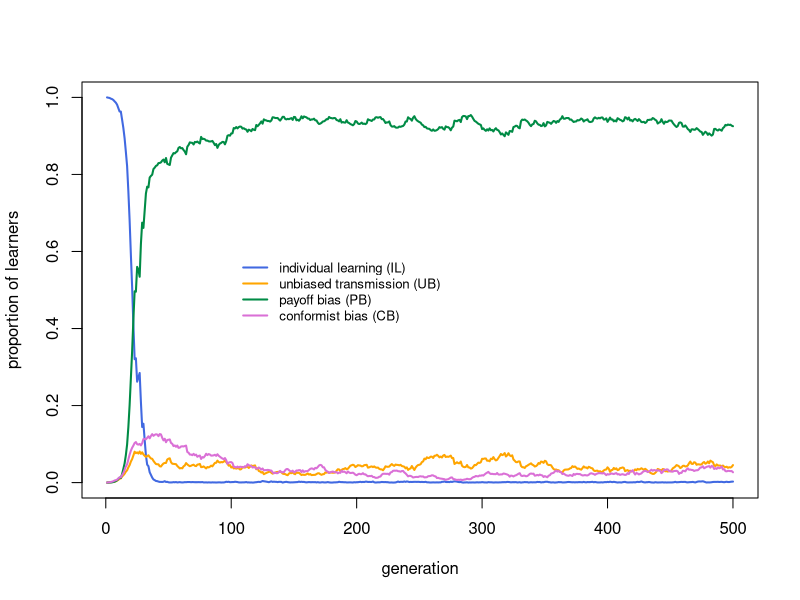
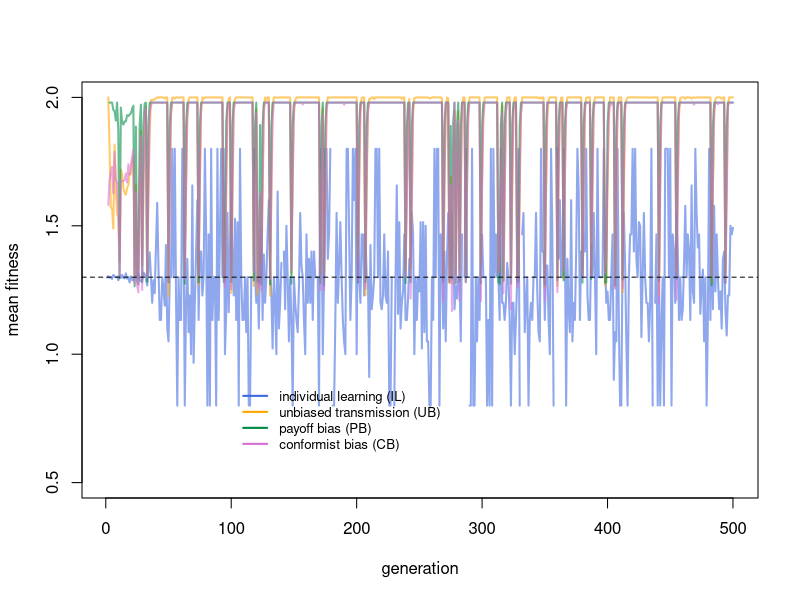
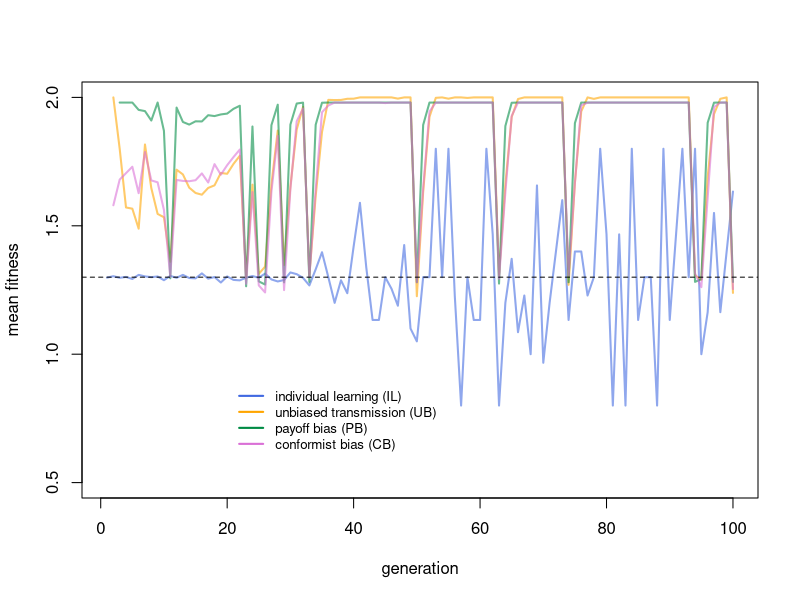
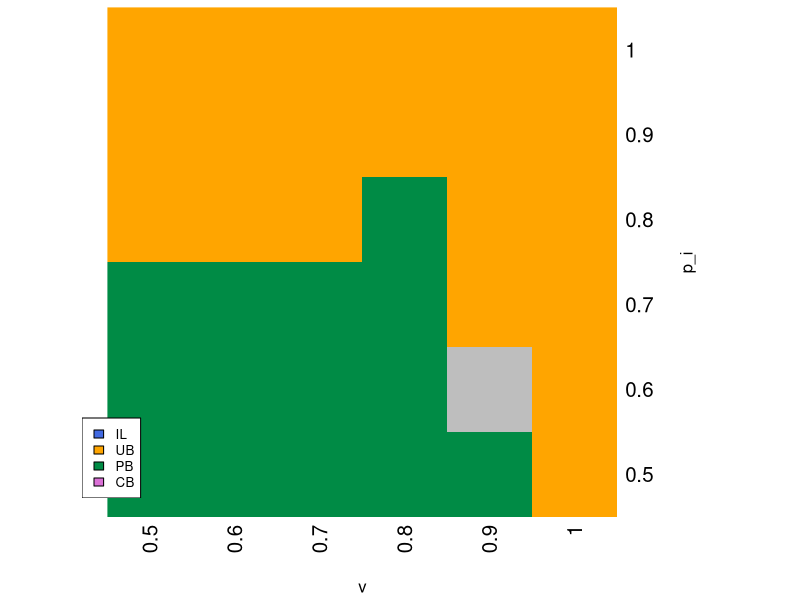

Recreate these plots in R, in order. (Note: a time limit stopped this script after it produced the figures.)
## ---- chunk 1

N <- 1000

# create agents, initially all individual learners
agent <- data.frame(learning = rep("IL", N), 
                    behaviour = rep(NA, N), 
                    fitness = rep(NA, N))

head(agent)

## ---- chunk 2

t_max <- 500

# keep track of freq and fitnesses of each type
output <- data.frame(ILfreq = rep(NA, t_max),
                     UBfreq = rep(NA, t_max),
                     PBfreq = rep(NA, t_max),
                     CBfreq = rep(NA, t_max),
                     ILfitness = rep(NA, t_max),
                     UBfitness = rep(NA, t_max),
                     PBfitness = rep(NA, t_max),
                     CBfitness = rep(NA, t_max))

head(output)

## ---- chunk 3

t <- 1
p_i <- 0.5
b <- 1
c_i <- 0.2

#individual learning for ILs
agent$behaviour[agent$learning == "IL"] <- sample(c(1,0), 
                                                  sum(agent$learning == "IL"), 
                                                  replace = TRUE, 
                                                  prob = c(p_i, 1 - p_i))

# get fitnesses
agent$fitness <- ifelse(agent$behaviour, 1 + b, 1)
agent$fitness[agent$learning == "IL"] <- agent$fitness[agent$learning == "IL"] - c_i

head(agent)
    
## ---- chunk 4

# record frequencies and fitnesses
output$ILfreq[t] <- sum(agent$learning == "IL") / N
output$UBfreq[t] <- sum(agent$learning == "UB") / N
output$PBfreq[t] <- sum(agent$learning == "PB") / N
output$CBfreq[t] <- sum(agent$learning == "CB") / N
output$ILfitness[t] <- mean(agent$fitness[agent$learning == "IL"])
output$UBfitness[t] <- mean(agent$fitness[agent$learning == "UB"])
output$PBfitness[t] <- mean(agent$fitness[agent$learning == "PB"])
output$CBfitness[t] <- mean(agent$fitness[agent$learning == "CB"])

head(output)

## ---- chunk 5

mu <- 0.5

# mutation
mutate <- runif(N) < mu
IL_mutate <- agent$learning == "IL" & mutate
UB_mutate <- agent$learning == "UB" & mutate
PB_mutate <- agent$learning == "PB" & mutate
CB_mutate <- agent$learning == "CB" & mutate

agent$learning[IL_mutate] <- sample(c("UB","PB","CB"), sum(IL_mutate), replace = TRUE)
agent$learning[UB_mutate] <- sample(c("IL","PB","CB"), sum(UB_mutate), replace = TRUE)
agent$learning[PB_mutate] <- sample(c("IL","UB","CB"), sum(PB_mutate), replace = TRUE)
agent$learning[CB_mutate] <- sample(c("IL","UB","PB"), sum(CB_mutate), replace = TRUE)

head(agent[,1:2], 10)

## ---- chunk 6

t <- 2

# 1. store previous timestep agent
previous_agent <- agent

# 2. individual learning for ILs
agent$behaviour[agent$learning == "IL"] <- sample(c(1,0), 
                                                  sum(agent$learning == "IL"), 
                                                  replace = TRUE, 
                                                  prob = c(p_i, 1 - p_i))
    
## ---- chunk 7

v <- 0.9

# 3. social learning for critical learners
    
# if environment has changed, all social learners have incorrect beh
if (v < runif(1)) {
  
  agent$behaviour[agent$learning != "IL"] <- 0 # incorrect
  
} else {
  
  # social learning code
  
}

## ---- chunk 8

n <- 3

# create matrix for holding n demonstrators for N agents
# fill with randomly selected agents from previous gen
dems <- matrix(data = sample(previous_agent$behaviour, N*n, replace = TRUE),
               nrow = N, ncol = n)

head(dems)

## ---- chunk 9

# proportion correct before social learning
mean(agent$behaviour[agent$learning == "UB"])

# for UBs, copy the behaviour of the 1st dem in dems
agent$behaviour[agent$learning == "UB" & dems[,1]] <- 1 # correct
agent$behaviour[agent$learning == "UB" & !dems[,1]] <- 0 # incorrect

# proportion correct after social learning
mean(agent$behaviour[agent$learning == "UB"])

## ---- chunk 10

# proportion correct before social learning
mean(agent$behaviour[agent$learning == "PB"])

# for PB, copy correct if at least one of dems is correct
agent$behaviour[agent$learning == "PB" & rowSums(dems) > 0] <- 1 # correct
agent$behaviour[agent$learning == "PB" & rowSums(dems) == 0] <- 0 # incorrect

# proportion correct after social learning
mean(agent$behaviour[agent$learning == "PB"])

## ---- chunk 11

f <- 3

# proportion correct before social learning
mean(agent$behaviour[agent$learning == "CB"])

# for CB, copy majority behaviour according to parameter f
copy_probs <- rowSums(dems)^f / (rowSums(dems)^f + (n - rowSums(dems))^f)
probs <- runif(N)
agent$behaviour[agent$learning == "CB" & probs < copy_probs] <- 1 # correct
agent$behaviour[agent$learning == "CB" & probs >= copy_probs] <- 0 # incorrect

# proportion correct after social learning
mean(agent$behaviour[agent$learning == "CB"])

## ---- chunk 12

# 4. incorrect social learners engage in individual learning
incorrect_SL <- agent$learning != "IL" & agent$behaviour == 0

agent$behaviour[incorrect_SL] <- sample(c(1,0),
                                        sum(incorrect_SL),
                                        replace = TRUE,
                                        prob = c(p_i, 1-p_i))
    
## ---- chunk 13

c_p <- 0.02
c_c <- 0.02

# 5. calculate fitnesses
    
# all correct agents get bonus b
agent$fitness <- ifelse(agent$behaviour, 1 + b, 1)  

# costs of learning
agent$fitness[agent$learning == "IL"] <- agent$fitness[agent$learning == "IL"] - c_i
agent$fitness[agent$learning == "PB"] <- agent$fitness[agent$learning == "PB"] - c_p
agent$fitness[agent$learning == "CB"] <- agent$fitness[agent$learning == "CB"] - c_c
agent$fitness[incorrect_SL] <- agent$fitness[incorrect_SL] - c_i

head(agent, 10)
    
## ---- chunk 14

# 6. record frequencies and fitnesses of each type
output$ILfreq[t] <- sum(agent$learning == "IL") / N
output$UBfreq[t] <- sum(agent$learning == "UB") / N
output$PBfreq[t] <- sum(agent$learning == "PB") / N
output$CBfreq[t] <- sum(agent$learning == "CB") / N
output$ILfitness[t] <- mean(agent$fitness[agent$learning == "IL"])
output$UBfitness[t] <- mean(agent$fitness[agent$learning == "UB"])
output$PBfitness[t] <- mean(agent$fitness[agent$learning == "PB"])
output$CBfitness[t] <- mean(agent$fitness[agent$learning == "CB"])

head(output)
    
## ---- chunk 15

# before selection
table(agent$learning)/N

 # 7. selection and reproduction
relative_fitness <- agent$fitness / sum(agent$fitness)

agent$learning <- sample(agent$learning,
                         N,
                         prob = relative_fitness,
                         replace = TRUE)

# after selection
table(agent$learning)/N
    
## ---- chunk 16

# 8. mutation
mutate <- runif(N) < mu
IL_mutate <- agent$learning == "IL" & mutate
UB_mutate <- agent$learning == "UB" & mutate
PB_mutate <- agent$learning == "PB" & mutate
CB_mutate <- agent$learning == "CB" & mutate

agent$learning[IL_mutate] <- sample(c("UB","PB","CB"), sum(IL_mutate), replace = TRUE)
agent$learning[UB_mutate] <- sample(c("IL","PB","CB"), sum(UB_mutate), replace = TRUE)
agent$learning[PB_mutate] <- sample(c("IL","UB","CB"), sum(PB_mutate), replace = TRUE)
agent$learning[CB_mutate] <- sample(c("IL","UB","PB"), sum(CB_mutate), replace = TRUE)
    
## ---- chunk 17

SLStemporal <- function(N=5000, t_max=500, p_i=0.5, b=1, c_i=0.2, mu=0.001, v=0.9,
                        n=3, f=3, c_c=0.02, c_p=0.02) {
  
  # create agents, initially all individual learners
  agent <- data.frame(learning = rep("IL", N), 
                      behaviour = rep(NA, N), 
                      fitness = rep(NA, N))
  
  # keep track of freq and fitnesses of each type
  output <- data.frame(ILfreq = rep(NA, t_max),
                       UBfreq = rep(NA, t_max),
                       PBfreq = rep(NA, t_max),
                       CBfreq = rep(NA, t_max),
                       ILfitness = rep(NA, t_max),
                       UBfitness = rep(NA, t_max),
                       PBfitness = rep(NA, t_max),
                       CBfitness = rep(NA, t_max))
  
  # start timestep loop
  for (t in 1:t_max) {
    
    # 1. store previous timestep agent
    previous_agent <- agent
    
    # 2. individual learning for ILs
    agent$behaviour[agent$learning == "IL"] <- sample(c(1,0), 
                                                      sum(agent$learning == "IL"), 
                                                      replace = TRUE, 
                                                      prob = c(p_i, 1 - p_i))
    
    # 3. social learning for critical learners
    
    # if environment has changed, all social learners have incorrect beh
    if (v < runif(1)) {
      
      agent$behaviour[agent$learning != "IL"] <- 0 # incorrect
      
    } else {
      
      # otherwise create matrix for holding n demonstrators for N agents
      # fill with randomly selected agents from previous gen
      dems <- matrix(data = sample(previous_agent$behaviour, N*n, replace = TRUE),
                     nrow = N, ncol = n)
      
      # for UBs, copy the behaviour of the 1st dem in dems
      agent$behaviour[agent$learning == "UB" & dems[,1]] <- 1 # correct
      agent$behaviour[agent$learning == "UB" & !dems[,1]] <- 0 # incorrect
      
      # for PB, copy correct if at least one of dems is correct
      agent$behaviour[agent$learning == "PB" & rowSums(dems) > 0] <- 1 # correct
      agent$behaviour[agent$learning == "PB" & rowSums(dems) == 0] <- 0 # incorrect
      
      # for CB, copy majority behaviour according to parameter f
      copy_probs <- rowSums(dems)^f / (rowSums(dems)^f + (n - rowSums(dems))^f)
      probs <- runif(N)
      agent$behaviour[agent$learning == "CB" & probs < copy_probs] <- 1 # correct
      agent$behaviour[agent$learning == "CB" & probs >= copy_probs] <- 0 # incorrect
      
    }
    
    # 4. incorrect social learners engage in individual learning
    incorrect_SL <- agent$learning != "IL" & agent$behaviour == 0
    
    agent$behaviour[incorrect_SL] <- sample(c(1,0),
                                            sum(incorrect_SL),
                                            replace = TRUE,
                                            prob = c(p_i, 1-p_i))
    
    # 5. calculate fitnesses
    
    # all correct agents get bonus b
    agent$fitness <- ifelse(agent$behaviour, 1 + b, 1)  
    
    # costs of learning
    agent$fitness[agent$learning == "IL"] <- agent$fitness[agent$learning == "IL"] - c_i
    agent$fitness[agent$learning == "PB"] <- agent$fitness[agent$learning == "PB"] - c_p
    agent$fitness[agent$learning == "CB"] <- agent$fitness[agent$learning == "CB"] - c_c
    agent$fitness[incorrect_SL] <- agent$fitness[incorrect_SL] - c_i
    
    # 6. record frequencies and fitnesses of each type
    output$ILfreq[t] <- sum(agent$learning == "IL") / N
    output$UBfreq[t] <- sum(agent$learning == "UB") / N
    output$PBfreq[t] <- sum(agent$learning == "PB") / N
    output$CBfreq[t] <- sum(agent$learning == "CB") / N
    output$ILfitness[t] <- mean(agent$fitness[agent$learning == "IL"])
    output$UBfitness[t] <- mean(agent$fitness[agent$learning == "UB"])
    output$PBfitness[t] <- mean(agent$fitness[agent$learning == "PB"])
    output$CBfitness[t] <- mean(agent$fitness[agent$learning == "CB"])
    
    # 7. selection and reproduction
    relative_fitness <- agent$fitness / sum(agent$fitness)
    
    agent$learning <- sample(agent$learning,
                             N,
                             prob = relative_fitness,
                             replace = TRUE)
    
    # 8. mutation
    mutate <- runif(N) < mu
    IL_mutate <- agent$learning == "IL" & mutate
    UB_mutate <- agent$learning == "UB" & mutate
    PB_mutate <- agent$learning == "PB" & mutate
    CB_mutate <- agent$learning == "CB" & mutate
    
    agent$learning[IL_mutate] <- sample(c("UB","PB","CB"), sum(IL_mutate), replace = TRUE)
    agent$learning[UB_mutate] <- sample(c("IL","PB","CB"), sum(UB_mutate), replace = TRUE)
    agent$learning[PB_mutate] <- sample(c("IL","UB","CB"), sum(PB_mutate), replace = TRUE)
    agent$learning[CB_mutate] <- sample(c("IL","UB","PB"), sum(CB_mutate), replace = TRUE)
    
  }
  
  # add predicted IL fitness to output and export
  output$predictedILfitness <- 1 + b*p_i - c_i
  output
  
}


## ---- chunk 18

SLSfreqplot <- function(output) {
  
  plot(output$ILfreq,
       type = 'l',
       lwd = 2,
       col = "royalblue",
       ylim = c(0,1),
       ylab = "proportion of learners",
       xlab = "generation")
  
  lines(output$UBfreq,
        type = 'l',
        lwd = 2,
        col = "orange")
  
  lines(output$PBfreq,
        type = 'l',
        lwd = 2,
        col = "springgreen4")
  
  lines(output$CBfreq,
        type = 'l',
        lwd = 2,
        col = "orchid")
  
  legend(x = nrow(output)/5, y = 0.6,
         legend = c("individual learning (IL)", 
                    "unbiased transmission (UB)", 
                    "payoff bias (PB)", 
                    "conformist bias (CB)"),
         col = c("royalblue", "orange", "springgreen4","orchid"),
         lty = 1,
         lwd = 2,
         bty = "n",
         cex = 0.8)
  
}

SLSfitnessplot <- function(output) {
  
  alpha = 150
    
  plot(output$ILfitness,
       type = 'l',
       lwd = 2,
       col = rgb(65,105,225,max=255,alpha), # royalblue
       ylim = c(0.5,2),
       ylab = "mean fitness",
       xlab = "generation")
  
  lines(output$UBfitness,
        type = 'l',
        lwd = 2,
        col = rgb(255,165,0,max=255,alpha)) # orange
  
  lines(output$PBfitness,
        type = 'l',
        lwd = 2,
        col = rgb(0,139,69,max=255,alpha)) # springgreen4
  
  lines(output$CBfitness,
        type = 'l',
        lwd = 2,
        col = rgb(218,112,214,max=255,alpha)) # orchid
  
  legend(x = nrow(output)/5, y = 0.9,
         legend = c("individual learning (IL)", 
                    "unbiased transmission (UB)", 
                    "payoff bias (PB)", 
                    "conformist bias (CB)"),
         col = c("royalblue", "orange", "springgreen4","orchid"),
         lty = 1,
         lwd = 2,
         bty = "n",
         cex = 0.8)
  
  abline(h = output$predictedILfitness[1],
         lty = 2)
  
}

## ---- chunk 19

data_model19a <- SLStemporal()

SLSfreqplot(data_model19a)

## ---- chunk 20

SLSfitnessplot(data_model19a)

## ---- chunk 21

SLSfitnessplot(data_model19a[1:100, ])

## ---- chunk 22

SLStemporalheatmap <- function(parameters, cutoff = 0.6,
                               N = 1000, t_max = 1000, p_i=0.5, b=1, c_i=0.2, mu=0.001, 
                               v=0.9, n=3, f=3, c_c=0.02, c_p=0.02) {
  
  # for brevity
  p <- parameters
  
  # list of default arguments
  arguments <- data.frame(N, t_max, p_i, b, c_i, mu, v,
                          n, f, c_c, c_p)
  
  # for modifying later on
  p1_pos <- which(names(arguments) == names(p[1])) # position of p1 in arguments
  p2_pos <- which(names(arguments) == names(p[2])) # position of p2 in arguments
  
  # matrix to hold winning strategies
  # 0=none,1=IL,2=UB,3=PB,4=CB
  strategy <- matrix(nrow = length(p[[1]]),
                     ncol = length(p[[2]]))

  for (p1 in p[[1]]) {
    
    for (p2 in p[[2]]) {
      
      # set this run's parameter values
      arguments[p1_pos] <- p1
      arguments[p2_pos] <- p2
      
      # run the model
      output <- SLStemporal(as.numeric(arguments[1]),
                            as.numeric(arguments[2]),
                            as.numeric(arguments[3]),
                            as.numeric(arguments[4]),
                            as.numeric(arguments[5]),
                            as.numeric(arguments[6]),
                            as.numeric(arguments[7]),
                            as.numeric(arguments[8]),
                            as.numeric(arguments[9]),
                            as.numeric(arguments[10]),
                            as.numeric(arguments[11]))
    
      # record which strategy has frequency above cutoff; if none, set to zero
      if (length(which(output[nrow(output),1:4] > cutoff) > 0)) {
        strategy[which(p[[1]] == p1), which(p[[2]] == p2)] <- 
          which(output[nrow(output),1:4] > cutoff)
      } else {
        strategy[which(p[[1]] == p1), which(p[[2]] == p2)] <- 0
      }
  
    }
    
  }
       
  # draw heatmap from strategy
  heatmap(strategy, 
          Rowv = NA, 
          Colv = NA, 
          labRow = p[[1]],
          labCol = p[[2]], 
          col = c("grey","royalblue","orange","springgreen4","orchid"),
          breaks = c(-.5,0.5,1.5,2.5,3.5,4.5),
          scale = "none",
          ylab = names(p[1]),
          xlab = names(p[2]))
  legend("bottomleft",
         legend = c("IL", "UB", "PB", "CB"),
         fill = c("royalblue", "orange", "springgreen4","orchid"),
         cex = 0.8,
         bg = "white")
  
  # export strategy
  strategy
  
}

## ---- chunk 23

parameters <- list(p_i = seq(0.5,1,0.1), v = seq(0.5,1,0.1))

strategy <- SLStemporalheatmap(parameters)

## ---- chunk 24

parameters <- list(c_c = c(0,0.001,0.005,0.01,0.05,0.1), 
                   c_p = c(0,0.001,0.005,0.01,0.05,0.1))

strategy <- SLStemporalheatmap(parameters)

## ---- chunk 25

parameters <- list(n = c(1,3,5,7,9), f = c(1,2,3,5,10))

strategy <- SLStemporalheatmap(parameters, c_p = 0.1, c_c = 0.01)

## ---- chunk 26

N <- 100
G <- 5
t_max <- 100

# create agents, initially all individual learners
agent <- data.frame(group = rep(1:G, each = N),
                    learning = rep("IL", N*G), 
                    behaviour = rep(NA, N*G), # this is now 1,2...G
                    fitness = rep(NA, N*G))

# keep track of freq and fitnesses of each type
output <- data.frame(ILfreq = rep(NA, t_max),
                     UBfreq = rep(NA, t_max),
                     PBfreq = rep(NA, t_max),
                     CBfreq = rep(NA, t_max),
                     ILfitness = rep(NA, t_max),
                     UBfitness = rep(NA, t_max),
                     PBfitness = rep(NA, t_max),
                     CBfitness = rep(NA, t_max))

## ---- chunk 27

t <- 1
p_i <- 0.5
b <- 1
c_i <- 0.2
mu <- 0.5

# individual learning for ILs

# for each group, acquire correct group beh with prob p_i, otherwise random other
for (g in 1:G) {
  
  ingroup <- agent$learning == "IL" & agent$group == g
  
  agent$behaviour[ingroup] <- sample(c(g,(1:G)[-g]), 
                                     sum(ingroup), 
                                     replace = TRUE, 
                                     prob = c(p_i, rep((1-p_i)/(G-1), G-1)))
  
}

# get fitnesses
agent$fitness <- ifelse(agent$behaviour == agent$group, 1 + b, 1)  
agent$fitness[agent$learning == "IL"] <- agent$fitness[agent$learning == "IL"] - c_i

head(agent)

# record frequencies and fitnesses of each type
output$ILfreq[t] <- sum(agent$learning == "IL") / (N*G)
output$UBfreq[t] <- sum(agent$learning == "UB") / (N*G)
output$PBfreq[t] <- sum(agent$learning == "PB") / (N*G)
output$CBfreq[t] <- sum(agent$learning == "CB") / (N*G)
output$ILfitness[t] <- mean(agent$fitness[agent$learning == "IL"])
output$UBfitness[t] <- mean(agent$fitness[agent$learning == "UB"])
output$PBfitness[t] <- mean(agent$fitness[agent$learning == "PB"])
output$CBfitness[t] <- mean(agent$fitness[agent$learning == "CB"])

head(output)

# mutation
mutate <- runif(N) < mu
IL_mutate <- agent$learning == "IL" & mutate
UB_mutate <- agent$learning == "UB" & mutate
PB_mutate <- agent$learning == "PB" & mutate
CB_mutate <- agent$learning == "CB" & mutate

agent$learning[IL_mutate] <- sample(c("UB","PB","CB"), sum(IL_mutate), replace = TRUE)
agent$learning[UB_mutate] <- sample(c("IL","PB","CB"), sum(UB_mutate), replace = TRUE)
agent$learning[PB_mutate] <- sample(c("IL","UB","CB"), sum(PB_mutate), replace = TRUE)
agent$learning[CB_mutate] <- sample(c("IL","UB","PB"), sum(CB_mutate), replace = TRUE)

## ---- chunk 28

t <- 2

# 1. store previous timestep agent
previous_agent <- agent

# 2. individual learning for ILs
  
# for each group, acquire correct group beh with prob p_i, otherwise random other
for (g in 1:G) {
  
  ingroup <- agent$learning == "IL" & agent$group == g
  
  agent$behaviour[ingroup] <- sample(c(g,(1:G)[-g]), 
                                     sum(ingroup), 
                                     replace = TRUE, 
                                     prob = c(p_i, rep((1-p_i)/(G-1), G-1)))
  
}

## ---- chunk 29

n <- 3

# 3. social learning for critical learners

# select group-specific demonstrators
dems <- NULL

# cycle through each group
for (g in 1:G) {
  
  ingroup <- agent$group == g
  
  dems <- rbind(dems,
                matrix(data = sample(previous_agent$behaviour[ingroup], N*n, replace = TRUE),
                       nrow = N, ncol = n))
  
}

head(dems)

## ---- chunk 30

# proportion correct before social learning
mean(agent$behaviour[agent$learning == "UB"] == agent$group[agent$learning == "UB"])

# for UBs, copy the behaviour of the 1st dem in dems
agent$behaviour[agent$learning == "UB"] <- dems[agent$learning == "UB", 1]

# proportion correct after social learning
mean(agent$behaviour[agent$learning == "UB"] == agent$group[agent$learning == "UB"])

## ---- chunk 31

# proportion correct before social learning
mean(agent$behaviour[agent$learning == "PB"] == agent$group[agent$learning == "PB"])

# for PB, copy correct if at least one of dems is correct

PB_correct <- agent$learning == "PB" & rowSums(dems == agent$group) > 0
PB_incorrect <- agent$learning == "PB" & rowSums(dems == agent$group) == 0

agent$behaviour[PB_correct] <- agent$group[PB_correct]
agent$behaviour[PB_incorrect] <- dems[PB_incorrect, 1]


# proportion correct after social learning
mean(agent$behaviour[agent$learning == "PB"] == agent$group[agent$learning == "PB"])

## ---- chunk 32

f <- 3

# proportion correct before social learning
mean(agent$behaviour[agent$learning == "CB"] == agent$group[agent$learning == "CB"])

# for CB, copy majority behaviour according to parameter f
    
# get number of times each trait appears in n dems for each agent
counts <- matrix(nrow = N*G, ncol = G)
for (g in 1:G) counts[,g] <- rowSums(dems == g)

# get copy probs based on counts and f
copy_probs <- matrix(nrow = N*G, ncol = G)
for (g in 1:G) copy_probs[,g] <- rowSums(dems == g)^f / rowSums(counts^f)

# pick a trait based on copy_probs
CB_beh <- apply(copy_probs, 1, function(x) sample(1:G, 1, prob = x))

# CB agents copy the trait
agent$behaviour[agent$learning == "CB"] <- CB_beh[agent$learning == "CB"]


# proportion correct after social learning
mean(agent$behaviour[agent$learning == "CB"] == agent$group[agent$learning == "CB"])

## ---- chunk 33

c_c <- 0.02
c_p <- 0.02

# 4. incorrect social learners engage in individual learning
incorrect_SL <- agent$learning != "IL" & agent$behaviour != agent$group

for (g in 1:G) {
  
  ingroup <- incorrect_SL & agent$group == g
  
  agent$behaviour[ingroup] <- sample(c(g,(1:G)[-g]), 
                                     sum(ingroup), 
                                     replace = TRUE, 
                                     prob = c(p_i, rep((1-p_i)/(G-1), G-1)))
  
}

# 5. calculate fitnesses

# all correct agents get bonus b
agent$fitness <- ifelse(agent$behaviour == agent$group, 1 + b, 1)  

# costs of learning
agent$fitness[agent$learning == "IL"] <- agent$fitness[agent$learning == "IL"] - c_i
agent$fitness[agent$learning == "PB"] <- agent$fitness[agent$learning == "PB"] - c_p
agent$fitness[agent$learning == "CB"] <- agent$fitness[agent$learning == "CB"] - c_c
agent$fitness[incorrect_SL] <- agent$fitness[incorrect_SL] - c_i

# 6. record frequencies and fitnesses of each type
output$ILfreq[t] <- sum(agent$learning == "IL") / (N*G)
output$UBfreq[t] <- sum(agent$learning == "UB") / (N*G)
output$PBfreq[t] <- sum(agent$learning == "PB") / (N*G)
output$CBfreq[t] <- sum(agent$learning == "CB") / (N*G)
output$ILfitness[t] <- mean(agent$fitness[agent$learning == "IL"])
output$UBfitness[t] <- mean(agent$fitness[agent$learning == "UB"])
output$PBfitness[t] <- mean(agent$fitness[agent$learning == "PB"])
output$CBfitness[t] <- mean(agent$fitness[agent$learning == "CB"])

head(output)
  
## ---- chunk 34

# before selection
table(agent$learning)/(N*G)

# 7. selection and reproduction
# (now within-group)

for (g in 1:G) {
  
  ingroup <- agent$group == g
  
  relative_fitness <- agent$fitness[ingroup] / sum(agent$fitness[ingroup])
  
  agent$learning[ingroup] <- sample(agent$learning[ingroup],
                                    N,
                                    prob = relative_fitness,
                                    replace = TRUE)
  
}

# after selection
table(agent$learning)/(N*G)

## ---- chunk 35

m <- 0.1

# 8. mutation
mutate <- runif(N*G) < mu
IL_mutate <- agent$learning == "IL" & mutate
UB_mutate <- agent$learning == "UB" & mutate
PB_mutate <- agent$learning == "PB" & mutate
CB_mutate <- agent$learning == "CB" & mutate

agent$learning[IL_mutate] <- sample(c("UB","PB","CB"), sum(IL_mutate), replace = TRUE)
agent$learning[UB_mutate] <- sample(c("IL","PB","CB"), sum(UB_mutate), replace = TRUE)
agent$learning[PB_mutate] <- sample(c("IL","UB","CB"), sum(PB_mutate), replace = TRUE)
agent$learning[CB_mutate] <- sample(c("IL","UB","PB"), sum(CB_mutate), replace = TRUE)

# 9. migration

# NG probabilities, one for each agent, to compare against m
probs <- runif(1:(N*G))  

# with prob m, add an agent's learning and behaviour to list of migrants
migrants <- agent[probs < m, c("learning", "behaviour")]  

# put migrants randomly into empty slots
agent[probs < m, c("learning", "behaviour")] <- migrants[sample(rownames(migrants)),]
  
## ---- chunk 36

SLSspatial <- function(N=1000, t_max=500, p_i=0.5, b=1, c_i=0.2, mu=0.001,
                       G=5, n=3, f=3, c_c=0.02, c_p=0.02, m=0.1) {
  
  # create agents, initially all individual learners
  agent <- data.frame(group = rep(1:G, each = N),
                      learning = rep("IL", N*G), 
                      behaviour = rep(NA, N*G), # this is now 1,2...G
                      fitness = rep(NA, N*G))
  
  # keep track of freq and fitnesses of each type
  output <- data.frame(ILfreq = rep(NA, t_max),
                       UBfreq = rep(NA, t_max),
                       PBfreq = rep(NA, t_max),
                       CBfreq = rep(NA, t_max),
                       ILfitness = rep(NA, t_max),
                       UBfitness = rep(NA, t_max),
                       PBfitness = rep(NA, t_max),
                       CBfitness = rep(NA, t_max))
  
  # start timestep loop
  for (t in 1:t_max) {
    
    # 1. store previous timestep agent
    previous_agent <- agent
    
    # 2. individual learning for ILs
    
    # for each group, acquire correct group beh with prob p_i, otherwise random other
    for (g in 1:G) {
      
      ingroup <- agent$learning == "IL" & agent$group == g
      
      agent$behaviour[ingroup] <- sample(c(g,(1:G)[-g]), 
                                         sum(ingroup), 
                                         replace = TRUE, 
                                         prob = c(p_i, rep((1-p_i)/(G-1), G-1)))
      
    }
    
    # 3. social learning for social learners
    
    # skip if no social learners
    if (sum(agent$learning == "IL") < N*G) {
      
      # select group-specific demonstrators
      dems <- NULL
      
      # cycle through each group
      for (g in 1:G) {
        
        ingroup <- agent$group == g
        
        dems <- rbind(dems,
                      matrix(data = sample(previous_agent$behaviour[ingroup], N*n, replace = TRUE),
                             nrow = N, ncol = n))
        
      }
      
      # for UBs, copy the behaviour of the 1st dem in dems
      agent$behaviour[agent$learning == "UB"] <- dems[agent$learning == "UB", 1]
      
      # for PB, copy correct group beh if at least one of dems is correct
      PB_correct <- agent$learning == "PB" & rowSums(dems == agent$group) > 0
      PB_incorrect <- agent$learning == "PB" & rowSums(dems == agent$group) == 0
      
      agent$behaviour[PB_correct] <- agent$group[PB_correct]
      agent$behaviour[PB_incorrect] <- dems[PB_incorrect, 1]
      
      # for CB, copy majority behaviour according to parameter f
      
      # get number of times each trait appears in n dems for each agent
      counts <- matrix(nrow = N*G, ncol = G)
      for (g in 1:G) counts[,g] <- rowSums(dems == g)
      
      # get copy probs based on counts and f
      copy_probs <- matrix(nrow = N*G, ncol = G)
      for (g in 1:G) copy_probs[,g] <- rowSums(dems == g)^f / rowSums(counts^f)
      
      # pick a trait based on copy_probs
      CB_beh <- apply(copy_probs, 1, function(x) sample(1:G, 1, prob = x))
      
      # CB agents copy the trait
      agent$behaviour[agent$learning == "CB"] <- CB_beh[agent$learning == "CB"]
      
    }
    
    # 4. incorrect social learners engage in individual learning
    incorrect_SL <- agent$learning != "IL" & agent$behaviour != agent$group
    
    for (g in 1:G) {
      
      ingroup <- incorrect_SL & agent$group == g
      
      agent$behaviour[ingroup] <- sample(c(g,(1:G)[-g]), 
                                         sum(ingroup), 
                                         replace = TRUE, 
                                         prob = c(p_i, rep((1-p_i)/(G-1), G-1)))
      
    }
    
    # 5. calculate fitnesses
    
    # all correct agents get bonus b
    agent$fitness <- ifelse(agent$behaviour == agent$group, 1 + b, 1)  
    
    # costs of learning
    agent$fitness[agent$learning == "IL"] <- agent$fitness[agent$learning == "IL"] - c_i
    agent$fitness[agent$learning == "PB"] <- agent$fitness[agent$learning == "PB"] - c_p
    agent$fitness[agent$learning == "CB"] <- agent$fitness[agent$learning == "CB"] - c_c
    agent$fitness[incorrect_SL] <- agent$fitness[incorrect_SL] - c_i
    
    # 6. record frequencies and fitnesses of each type
    output$ILfreq[t] <- sum(agent$learning == "IL") / (N*G)
    output$UBfreq[t] <- sum(agent$learning == "UB") / (N*G)
    output$PBfreq[t] <- sum(agent$learning == "PB") / (N*G)
    output$CBfreq[t] <- sum(agent$learning == "CB") / (N*G)
    output$ILfitness[t] <- mean(agent$fitness[agent$learning == "IL"])
    output$UBfitness[t] <- mean(agent$fitness[agent$learning == "UB"])
    output$PBfitness[t] <- mean(agent$fitness[agent$learning == "PB"])
    output$CBfitness[t] <- mean(agent$fitness[agent$learning == "CB"])
    
    # 7. selection and reproduction
    # (now within-group)
    
    for (g in 1:G) {
      
      ingroup <- agent$group == g
      
      relative_fitness <- agent$fitness[ingroup] / sum(agent$fitness[ingroup])
      
      agent$learning[ingroup] <- sample(agent$learning[ingroup],
                                        N,
                                        prob = relative_fitness,
                                        replace = TRUE)
      
    }
    
    # 8. mutation
    mutate <- runif(N*G) < mu
    IL_mutate <- agent$learning == "IL" & mutate
    UB_mutate <- agent$learning == "UB" & mutate
    PB_mutate <- agent$learning == "PB" & mutate
    CB_mutate <- agent$learning == "CB" & mutate
    
    agent$learning[IL_mutate] <- sample(c("UB","PB","CB"), sum(IL_mutate), replace = TRUE)
    agent$learning[UB_mutate] <- sample(c("IL","PB","CB"), sum(UB_mutate), replace = TRUE)
    agent$learning[PB_mutate] <- sample(c("IL","UB","CB"), sum(PB_mutate), replace = TRUE)
    agent$learning[CB_mutate] <- sample(c("IL","UB","PB"), sum(CB_mutate), replace = TRUE)
    
    # 9. migration
    
    # NG probabilities, one for each agent, to compare against m
    probs <- runif(1:(N*G))  
    
    # with prob m, add an agent's learning and behaviour to list of migrants
    migrants <- agent[probs < m, c("learning", "behaviour")]  
    
    # put migrants randomly into empty slots
    agent[probs < m, c("learning", "behaviour")] <- migrants[sample(rownames(migrants)),]
    
  }
  
  # add predicted IL fitness to output and export
  output$predictedILfitness <- 1 + b*p_i - c_i
  output
  
}

## ---- chunk 37

data_model19b <- SLSspatial()

SLSfreqplot(data_model19b)

## ---- chunk 38

SLSfitnessplot(data_model19b)

## ---- chunk 39

SLSfitnessplot(data_model19b[1:100, ])

## ---- chunk 40

data_model19b <- SLSspatial(f = 5, n = 5, c_c = 0.01, c_p = 0.03)

SLSfreqplot(data_model19b)

## ---- chunk 41

data_model19a <- SLStemporal(f = 5, n = 5, c_c = 0.01, c_p = 0.03)

SLSfreqplot(data_model19a)

## ---- chunk 42

SLSspatialheatmap <- function(parameters, cutoff = 0.6,
                              N = 500, t_max = 1000, p_i=0.5, b=1, c_i=0.2, mu=0.001, 
                              G=5, n=3, f=3, c_c=0.02, c_p=0.02, m=0.1) {
  
  # for brevity
  p <- parameters
  
  # list of default arguments
  arguments <- data.frame(N, t_max, p_i, b, c_i, mu,
                          G, n, f, c_c, c_p, m)
  
  # for modifying later on
  p1_pos <- which(names(arguments) == names(p[1])) # position of p1 in arguments
  p2_pos <- which(names(arguments) == names(p[2])) # position of p2 in arguments
  
  # matrix to hold winning strategies
  # 0=none,1=IL,2=UB,3=PB,4=CB
  strategy <- matrix(nrow = length(p[[1]]),
                     ncol = length(p[[2]]))

  for (p1 in p[[1]]) {
    
    for (p2 in p[[2]]) {
      
      # set this run's parameter values
      arguments[p1_pos] <- p1
      arguments[p2_pos] <- p2
      
      # run the model
      output <- SLSspatial(as.numeric(arguments[1]),
                           as.numeric(arguments[2]),
                           as.numeric(arguments[3]),
                           as.numeric(arguments[4]),
                           as.numeric(arguments[5]),
                           as.numeric(arguments[6]),
                           as.numeric(arguments[7]),
                           as.numeric(arguments[8]),
                           as.numeric(arguments[9]),
                           as.numeric(arguments[10]),
                           as.numeric(arguments[11]),
                           as.numeric(arguments[12]))
    
      # record which strategy has frequency above cutoff; if none, set to zero
      if (length(which(output[nrow(output),1:4] > cutoff) > 0)) {
        strategy[which(p[[1]] == p1), which(p[[2]] == p2)] <- 
          which(output[nrow(output),1:4] > cutoff)
      } else {
        strategy[which(p[[1]] == p1), which(p[[2]] == p2)] <- 0
      }
  
    }
    
  }
       
  # draw heatmap from strategy
  heatmap(strategy, 
          Rowv = NA, 
          Colv = NA, 
          labRow = p[[1]],
          labCol = p[[2]], 
          col = c("grey","royalblue","orange","springgreen4","orchid"),
          breaks = c(-.5,0.5,1.5,2.5,3.5,4.5),
          scale = "none",
          ylab = names(p[1]),
          xlab = names(p[2]))
  legend("bottomleft",
         legend = c("IL", "UB", "PB", "CB"),
         fill = c("royalblue", "orange", "springgreen4","orchid"),
         cex = 0.8,
         bg = "white")
  
  # export strategy
  strategy
  
}

## ---- chunk 43

parameters <- list(p_i = seq(0.5,1,0.1), 
                   m = c(0,0.05,0.1,0.15,0.2))

strategy <- SLSspatialheatmap(parameters)

## ---- chunk 44

parameters <- list(n = c(3,5,7,9), f = c(1,3,5,7))

strategy <- SLSspatialheatmap(parameters, c_c = 0.01)
